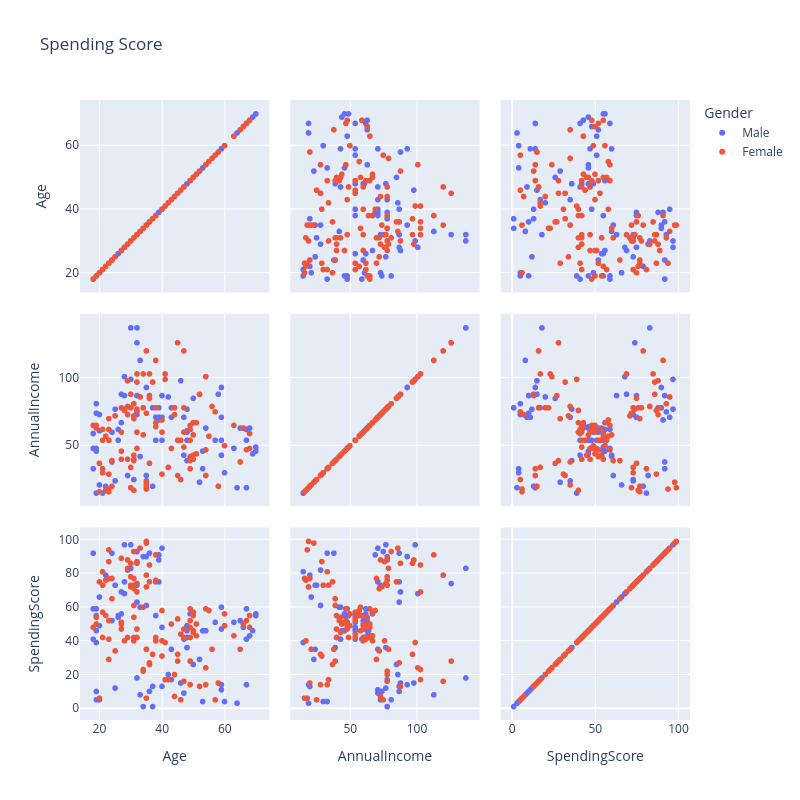

The code cell stored with this chart in its notebook:
### Code cell
matrix = px.scatter_matrix(
    df,
    dimensions=["Age", "AnnualIncome", "SpendingScore"],
    color="Gender",
    title="Spending Score",
    labels={"Gender": "Gender"},
    height=800,
    width=800
)
matrix.show()

### Figure 1 — Plotly figure (JSON) as saved in the notebook; plotly's stock layout.template omitted (floating-point values rounded to 4 significant figures)
{"data": [{"dimensions": [{"axis": {"matches": true}, "label": "Age", "values": [19, 21, 64, 67, 37, 22, 20, 52, 35, 25, 31, 29, 35, 60, 53, 18, 24, 48, 33, 59, 47, 69, 53, 70, 19, 63, 18, 19, 70, 59, 26, 40, 57, 38, 67, 48, 18, 48, 24, 48, 20, 67, 26, 49, 54, 68, 66, 65, 19, 27, 39, 43, 40, 59, 38, 47, 39, 20, 32, 19, 32, 25, 28, 48, 34, 43, 39, 37, 34, 19, 50, 42, 32, 40, 28, 36, 36, 58, 27, 59, 35, 46, 30, 28, 33, 32, 32, 30]}, {"axis": {"matches": true}, "label": "AnnualIncome", "values": [15, 15, 19, 19, 20, 20, 21, 23, 24, 24, 25, 28, 28, 30, 33, 33, 38, 39, 42, 43, 43, 44, 46, 46, 46, 48, 48, 48, 49, 54, 54, 54, 54, 54, 54, 54, 59, 60, 60, 61, 61, 62, 62, 62, 63, 63, 63, 63, 64, 67, 69, 71, 71, 71, 71, 71, 71, 73, 73, 74, 75, 77, 77, 77, 78, 78, 78, 78, 78, 81, 85, 86, 87, 87, 87, 87, 87, 88, 88, 93, 93, 98, 99, 101, 113, 126, 137, 137]}, {"axis": {"matches": true}, "label": "SpendingScore", "values": [39, 81, 3, 14, 13, 79, 66, 29, 35, 73, 73, 82, 61, 4, 4, 92, 92, 36, 60, 60, 41, 46, 46, 56, 55, 51, 59, 59, 55, 47, 54, 48, 51, 55, 41, 46, 41, 49, 52, 42, 49, 59, 55, 56, 46, 43, 48, 52, 46, 56, 91, 35, 95, 11, 75, 9, 75, 5, 73, 10, 93, 12, 97, 36, 90, 17, 88, 1, 1, 5, 26, 20, 63, 13, 75, 10, 92, 15, 69, 14, 90, 15, 97, 68, 8, 74, 18, 83]}], "hovertemplate": "Gender=Male<br>%{xaxis.title.text}=%{x}<br>%{yaxis.title.text}=%{y}<extra></extra>", "legendgroup": "Male", "marker": {"color": "#636efa", "symbol": "circle"}, "name": "Male", "showlegend": true, "type": "splom"}, {"dimensions": [{"axis": {"matches": true}, "label": "Age", "values": [20, 23, 31, 22, 35, 23, 30, 35, 58, 24, 35, 35, 46, 54, 45, 40, 23, 21, 49, 21, 42, 30, 36, 20, 65, 31, 49, 24, 50, 27, 29, 31, 49, 31, 50, 51, 27, 67, 54, 43, 68, 32, 47, 60, 60, 45, 23, 49, 46, 21, 55, 22, 34, 50, 68, 40, 32, 47, 27, 23, 49, 21, 66, 19, 38, 18, 19, 63, 49, 51, 50, 38, 40, 23, 31, 25, 31, 29, 44, 35, 57, 28, 32, 32, 34, 44, 38, 47, 27, 30, 30, 56, 29, 31, 36, 33, 36, 52, 30, 37, 32, 29, 41, 54, 41, 36, 34, 32, 38, 47, 35, 45]}, {"axis": {"matches": true}, "label": "AnnualIncome", "values": [16, 16, 17, 17, 18, 18, 19, 19, 20, 20, 21, 23, 25, 28, 28, 29, 29, 30, 33, 33, 34, 34, 37, 37, 38, 39, 39, 39, 40, 40, 40, 40, 42, 43, 43, 44, 46, 47, 47, 48, 48, 48, 49, 50, 50, 54, 54, 54, 54, 54, 57, 57, 58, 58, 59, 60, 60, 60, 60, 62, 62, 62, 63, 63, 64, 65, 65, 65, 65, 67, 67, 67, 69, 70, 70, 72, 72, 73, 73, 74, 75, 76, 76, 77, 78, 78, 78, 78, 78, 78, 78, 79, 79, 81, 85, 86, 87, 88, 88, 97, 97, 98, 99, 101, 103, 103, 103, 103, 113, 120, 120, 126]}, {"axis": {"matches": true}, "label": "SpendingScore", "values": [6, 77, 40, 76, 6, 94, 72, 99, 15, 77, 35, 98, 5, 14, 32, 31, 87, 73, 14, 81, 17, 73, 26, 75, 35, 61, 28, 65, 55, 47, 42, 42, 52, 54, 45, 50, 51, 52, 59, 50, 48, 47, 42, 49, 56, 53, 52, 42, 44, 57, 58, 55, 60, 46, 55, 40, 42, 47, 50, 41, 48, 42, 50, 54, 42, 48, 50, 43, 59, 43, 57, 40, 58, 29, 77, 34, 71, 88, 7, 72, 5, 40, 87, 74, 22, 20, 76, 16, 89, 78, 73, 35, 83, 93, 75, 95, 27, 13, 86, 32, 86, 88, 39, 24, 17, 85, 23, 69, 91, 16, 79, 28]}], "hovertemplate": "Gender=Female<br>%{xaxis.title.text}=%{x}<br>%{yaxis.title.text}=%{y}<extra></extra>", "legendgroup": "Female", "marker": {"color": "#EF553B", "symbol": "circle"}, "name": "Female", "showlegend": true, "type": "splom"}], "layout": {"dragmode": "select", "height": 800, "legend": {"title": {"text": "Gender"}, "tracegroupgap": 0}, "title": {"text": "Spending Score"}, "width": 800}}
